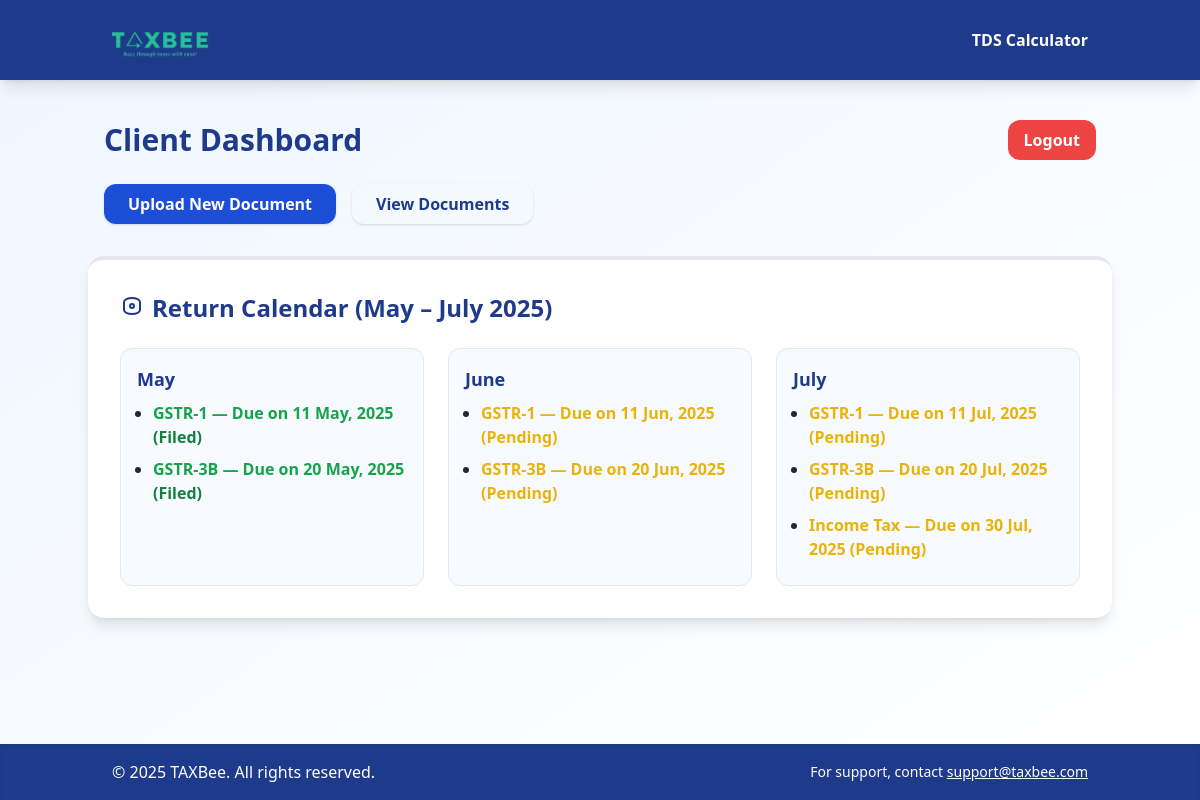
The app's page /client/dashboard/ (signed in) with its own data.
### clients/models.py (models this page shows, shortened)
class FiledReturn(models.Model):
    RETURN_TYPES = [
        ('GSTR-1', 'GSTR-1'),
        ('GSTR-3B', 'GSTR-3B'),
        ('IT', 'Income Tax'),
    ]
    client = models.ForeignKey(settings.AUTH_USER_MODEL, on_delete=models.CASCADE)
    return_type = models.CharField(max_length=10, choices=RETURN_TYPES)
    due_date = models.DateField()
    filed_date = models.DateField(auto_now_add=True)
    filed_by = models.ForeignKey(settings.AUTH_USER_MODEL, on_delete=models.CASCADE, related_name='filed_by_ca')
    class Meta:
        unique_together = ('client', 'return_type', 'due_date')

### clients/views.py (the view)
# urls.py: path('dashboard/', ClientDashboardView.as_view(), name='client_dashboard'),
class ClientDashboardView(LoginRequiredMixin, UserPassesTestMixin, TemplateView):
    template_name = 'clients/dashboard.html'
    def test_func(self):
        return self.request.user.role == 'client'
    def get_context_data(self, **kwargs):
        context = super().get_context_data(**kwargs)
        from datetime import date
        user = self.request.user
        calendar_returns = []
        months = [5, 6, 7]
        year = 2025
        today = date.today()
        return_types = [
            {'type': 'GSTR-1', 'label': 'GSTR-1', 'day': 11},
            {'type': 'GSTR-3B', 'label': 'GSTR-3B', 'day': 20},
            {'type': 'IT', 'label': 'Income Tax', 'day': 30},
        ]
        for month in months:
            for rt in return_types:
                if rt['type'] == 'IT' and month != 7:
                    continue
                due_date = date(year, month, rt['day'])
                filed_obj = FiledReturn.objects.filter(client=user, return_type=rt['type'], due_date=due_date).first()
                if filed_obj:
                    status = 'filed'
                    color = 'green'
                    filed = True
                    filed_date = filed_obj.filed_date
                    filed_return_id = filed_obj.id
                elif due_date < today:
                    status = 'overdue'
                    color = 'red'
                    filed = False
                    filed_date = None
                    filed_return_id = ''
                else:
                    status = 'pending'
                    color = 'yellow'
                    filed = False
                    filed_date = None
                    filed_return_id = ''
                calendar_returns.append({
                    'label': rt['label'],
                    'due_date': due_date,
                    'status': status,
                    'color': color,
                    'filed': filed,
                    'filed_date': filed_date,
                    'filed_return_id': filed_return_id,
                })
        months = ['May', 'June', 'July']
        context['calendar_returns'] = calendar_returns
        context['months'] = months
        context['returns'] = []
        return context

### clients/templates/clients/dashboard.html (shortened to what this page needs)
{% extends "base.html" %}
{% load custom_filters %}
{% block content %}
<div class="container mx-auto py-10">
  <section>
    <div class="flex justify-between items-center mb-6 px-4">
      <h1 class="text-3xl font-extrabold text-blue-900">Client Dashboard</h1>
      <form method="post" action="{% url 'logout' %}" style="display:inline;">
        <button type="submit" class="bg-red-500 hover:bg-red-600 text-white py-2 px-4 rounded-xl font-semibold">Logout</button>
      </form>
    </div>
    <div class="flex flex-col md:flex-row gap-4 mb-8 px-4">
      <a href="{% url 'upload_document' %}" class="bg-blue-700 hover:bg-blue-800 text-white py-2 px-6 rounded-xl font-semibold shadow">Upload New Document</a>
      <a href="{% url 'client_documents' %}" class="bg-gold-400 hover:bg-gold-500 text-blue-900 py-2 px-6 rounded-xl font-semibold shadow">View Documents</a>
    </div>
    <div class="bg-white shadow-lg rounded-2xl p-8 border-t-4 border-gold-400">
      <h2 class="text-2xl font-bold mb-6 text-blue-900 flex items-center gap-2">
        Return Calendar (May – July 2025)
      </h2>
      <div class="grid grid-cols-1 md:grid-cols-3 gap-6">
        {% for month in months %}
          <div class="border rounded-xl p-4 bg-blue-50/50">
            <h3 class="text-lg font-bold mb-2 text-blue-900">{{ month }}</h3>
            <ul class="list-disc ml-4">
              {% for item in calendar_returns %}
                {% if item.due_date|date:'F' == month %}
                  <li class="mb-2">
                    <span class="font-semibold {% if item.color == 'green' %}text-green-600{% elif item.color == 'yellow' %}text-yellow-500{% else %}text-red-600{% endif %}">
                      {{ item.label }} — Due on {{ item.due_date|date:'d M, Y' }}
                      {% if item.status == 'filed' and item.label == 'Income Tax' and item.filed_return_id %}
                        <a href="{% url 'client_acknowledgment' %}?filed_return_id={{ item.filed_return_id }}" class="underline text-green-700 font-bold">(Filed)</a>
                      {% elif item.status == 'filed' %}
                        <span class="text-green-700 font-bold">(Filed)</span>
                      {% elif item.status == 'overdue' %}
                        (Overdue)
                      {% else %}
                        (Pending)
                      {% endif %}
                    </span>
                  </li>
                {% endif %}
              {% endfor %}
            </ul>
          </div>
        {% endfor %}
      </div>
    </div>
  </section>
</div>
{% endblock %}

### records on screen
FiledReturn: label "GSTR-1", due_date "11 May, 2025", shows "(Filed)", due_date "11 Jun, 2025", due_date "11 Jul, 2025"
FiledReturn: label "GSTR-3B", due_date "20 May, 2025", shows "(Filed)", due_date "20 Jun, 2025", due_date "20 Jul, 2025"

### other values on screen
{{ month }} "May" "June" "July"
{{ item.label }} "Income Tax"
{{ item.due_date|date:'d M, Y' }} "30 Jul, 2025"
{{ now|default:2025 }} "2025"
